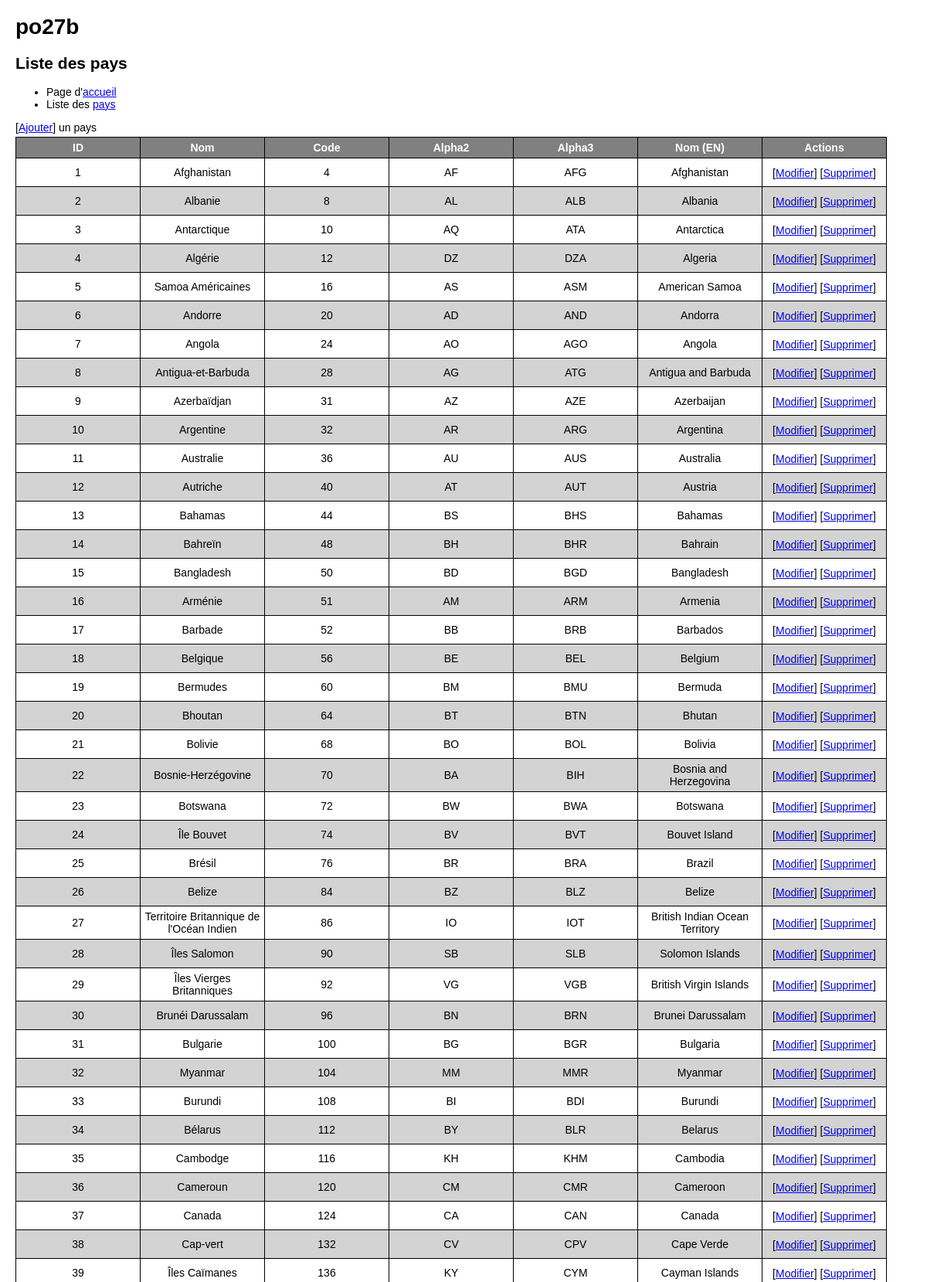
The app's page /liste_pays.php (upper part) with its own data.
### tables this page shows
CREATE TABLE `pays` (
  `id_pays` int(11) NOT NULL,
  `code` int(3) NOT NULL,
  `alpha2` char(2) NOT NULL,
  `alpha3` char(3) NOT NULL,
  `nom_en` varchar(50) NOT NULL,
  `nom_fr` varchar(50) NOT NULL
);

### classes/PaysDAO.php (called while the page is built, shortened)
<?php
class PaysDAO extends DAO {
  function findAll() {
    $sql = "select * from pays";
    try {
      $sth=$this->executer($sql);
      $rows = $sth->fetchAll(PDO::FETCH_ASSOC);
    } catch (PDOException $e) {
      die("Erreur lors de la requête SQL : " . $e->getMessage());
    }
    $les_pays = array();
    foreach ($rows as $row) {
      $les_pays[] = new Pays($row);
    }
    return $les_pays;
  }
}

### classes/DAO.php (called while the page is built)
<?php
class DAO {
  protected $pdo=null;
  function __construct() {
    $dsn = 'mysql:host=' . DB_HOST . ';dbname=' . DB_NAME;
    try {
      $pdo = new PDO($dsn, DB_USER, DB_PASSWORD, array(PDO::MYSQL_ATTR_INIT_COMMAND => "SET NAMES utf8"));
      $pdo->setAttribute(PDO::ATTR_ERRMODE, PDO::ERRMODE_EXCEPTION);
    } catch (PDOException $e) {
      die("Erreur lors de la connexion : " . $e->getMessage());
    }
    $this->pdo = $pdo;
  }
  protected function executer($sql, $params = null) {
    try {
      if ($params == null) {
        $sth = $this->pdo->query($sql);
      } else {
        $sth = $this->pdo->prepare($sql);
        $sth->execute($params);
      }
    } catch (PDOException $e) {
      die("Erreur lors de la requête SQL : " . $e->getMessage()."\nSQL : ".$sql);
    }
    return $sth;
  }
}

### classes/Pays.php (called while the page is built, shortened)
<?php
class Pays
{
    private $id_pays;
    private $code;
    private $alpha2;
    private $alpha3;
    private $nom_en;
    private $nom_fr;
    function get_id_pays() {
      return $this->id_pays;
    }
    function get_code() {
      return $this->code;
    }
    function get_alpha2() {
      return $this->alpha2;
    }
    function get_alpha3() {
      return $this->alpha3;
    }
    function get_nom_en() {
      return $this->nom_en;
    }
    function get_nom_fr() {
      return $this->nom_fr;
    }
    function set_id_pays($id_pays) {
      $this->id_pays = $id_pays;
    }
    function set_code($code) {
      $this->code = $code;
    }
    function set_alpha2($alpha2) {
      $this->alpha2 = $alpha2;
    }
    function set_alpha3($alpha3) {
      $this->alpha3 = $alpha3;
    }
    function set_nom_en($nom_en) {
      $this->nom_en = $nom_en;
    }
    function set_nom_fr($nom_fr) {
      $this->nom_fr = $nom_fr;
    }
    public function fill(array $tableau)
    {
        foreach ($tableau as $cle => $valeur) {
            $methode = 'set_' . $cle;
        }
    }
}

### liste_pays.php (the view, shortened to what this page needs)
<?php
$dao = new PaysDAO();
$les_pays = $dao->findAll();
?>
<!DOCTYPE html>
<html lang="fr">
<head>
  <link rel="stylesheet" type="text/css" href="css/styles.css" />
</head>
<body>
  <h1>po27b</h1>
  <h2>Liste des pays</h2>
  <?php include "menu.php"; ?>
  <p>[<a href="ajouter_pays.php">Ajouter</a>] un pays</p>
  <table>
  <tr>
    <th>ID</th>
    <th>Nom</th>
    <th>Code</th>
    <th>Alpha2</th>
    <th>Alpha3</th>
    <th>Nom (EN)</th>
    <th>Actions</th>
  </tr>
  <?php
  foreach ($les_pays as $pays) {
    echo "<tr>";
    echo "<td>".$pays->get_id_pays()."</td>";
    echo "<td>".$pays->get_nom_fr()."</td>";
    echo "<td>".$pays->get_code()."</td>";
    echo "<td>".$pays->get_alpha2()."</td>";
    echo "<td>".$pays->get_alpha3()."</td>";
    echo "<td>".$pays->get_nom_en()."</td>";
    echo "<td><p>[<a href=\"modifier_pays.php?id=".$pays->get_id_pays()."\">Modifier</a>]&nbsp[<a href=\"supprimer_pays.php?id=".$pays->get_id_pays()."\">Supprimer</a>]</p></td>";
    echo "</tr>";
  }
  ?>
</body>
</html>

### menu.php (shortened to what this page needs)
<ul>
  <li>Page d'<a href="index.php">accueil</a></li>
  <li>Liste des <a href="liste_pays.php">pays</a></li>
</ul>

### css/styles.css (style rules this page uses)
html { font-family: Verdana, Geneva, sans-serif; font-size : 14px; }
p { margin-top: 6px; margin-bottom: 4px; }
table, th, td { border-style: solid; border-width: 1px; border-color: black; border-collapse: collapse; }
body { margin-left:20px; }
tr:nth-child(odd) { background-color: lightgrey; }
tr:nth-child(even) { background-color: white; ; }
th,td { font-family: Verdana, Geneva, sans-serif; font-size : 14px; width:150px; padding: 5px; text-align:center; }
th { background-color: grey; color: white; }
td { color: black; }

### records on screen
pays: id_pays "1", nom_fr "Afghanistan", code "4", alpha2 "AF", alpha3 "AFG", nom_en "Afghanistan"
pays: id_pays "2", nom_fr "Albanie", code "8", alpha2 "AL", alpha3 "ALB", nom_en "Albania"
pays: id_pays "3", nom_fr "Antarctique", code "10", alpha2 "AQ", alpha3 "ATA", nom_en "Antarctica"
pays: id_pays "4", nom_fr "Algérie", code "12", alpha2 "DZ", alpha3 "DZA", nom_en "Algeria"
pays: id_pays "5", nom_fr "Samoa Américaines", code "16", alpha2 "AS", alpha3 "ASM", nom_en "American Samoa"
pays: id_pays "6", nom_fr "Andorre", code "20", alpha2 "AD", alpha3 "AND", nom_en "Andorra"
pays: id_pays "7", nom_fr "Angola", code "24", alpha2 "AO", alpha3 "AGO", nom_en "Angola"
pays: id_pays "8", nom_fr "Antigua-et-Barbuda", code "28", alpha2 "AG", alpha3 "ATG", nom_en "Antigua and Barbuda"
pays: id_pays "9", nom_fr "Azerbaïdjan", code "31", alpha2 "AZ", alpha3 "AZE", nom_en "Azerbaijan"
pays: id_pays "10", nom_fr "Argentine", code "32", alpha2 "AR", alpha3 "ARG", nom_en "Argentina"
pays: id_pays "11", nom_fr "Australie", code "36", alpha2 "AU", alpha3 "AUS", nom_en "Australia"
pays: id_pays "12", nom_fr "Autriche", code "40", alpha2 "AT", alpha3 "AUT", nom_en "Austria"
pays: id_pays "13", nom_fr "Bahamas", code "44", alpha2 "BS", alpha3 "BHS", nom_en "Bahamas"
pays: id_pays "14", nom_fr "Bahreïn", code "48", alpha2 "BH", alpha3 "BHR", nom_en "Bahrain"
pays: id_pays "15", nom_fr "Bangladesh", code "50", alpha2 "BD", alpha3 "BGD", nom_en "Bangladesh"
pays: id_pays "16", nom_fr "Arménie", code "51", alpha2 "AM", alpha3 "ARM", nom_en "Armenia"
pays: id_pays "17", nom_fr "Barbade", code "52", alpha2 "BB", alpha3 "BRB", nom_en "Barbados"
pays: id_pays "18", nom_fr "Belgique", code "56", alpha2 "BE", alpha3 "BEL", nom_en "Belgium"
pays: id_pays "19", nom_fr "Bermudes", code "60", alpha2 "BM", alpha3 "BMU", nom_en "Bermuda"
pays: id_pays "20", nom_fr "Bhoutan", code "64", alpha2 "BT", alpha3 "BTN", nom_en "Bhutan"
pays: id_pays "21", nom_fr "Bolivie", code "68", alpha2 "BO", alpha3 "BOL", nom_en "Bolivia"
pays: id_pays "22", nom_fr "Bosnie-Herzégovine", code "70", alpha2 "BA", alpha3 "BIH", nom_en "Bosnia and Herzegovina"
pays: id_pays "23", nom_fr "Botswana", code "72", alpha2 "BW", alpha3 "BWA", nom_en "Botswana"
pays: id_pays "24", nom_fr "Île Bouvet", code "74", alpha2 "BV", alpha3 "BVT", nom_en "Bouvet Island"
pays: id_pays "25", nom_fr "Brésil", code "76", alpha2 "BR", alpha3 "BRA", nom_en "Brazil"
pays: id_pays "26", nom_fr "Belize", code "84", alpha2 "BZ", alpha3 "BLZ", nom_en "Belize"
pays: id_pays "27", nom_fr "Territoire Britannique de l'Océan Indien", code "86", alpha2 "IO", alpha3 "IOT", nom_en "British Indian Ocean Territory"
pays: id_pays "28", nom_fr "Îles Salomon", code "90", alpha2 "SB", alpha3 "SLB", nom_en "Solomon Islands"
pays: id_pays "29", nom_fr "Îles Vierges Britanniques", code "92", alpha2 "VG", alpha3 "VGB", nom_en "British Virgin Islands"
pays: id_pays "30", nom_fr "Brunéi Darussalam", code "96", alpha2 "BN", alpha3 "BRN", nom_en "Brunei Darussalam"
pays: id_pays "31", nom_fr "Bulgarie", code "100", alpha2 "BG", alpha3 "BGR", nom_en "Bulgaria"
pays: id_pays "32", nom_fr "Myanmar", code "104", alpha2 "MM", alpha3 "MMR", nom_en "Myanmar"
pays: id_pays "33", nom_fr "Burundi", code "108", alpha2 "BI", alpha3 "BDI", nom_en "Burundi"
pays: id_pays "34", nom_fr "Bélarus", code "112", alpha2 "BY", alpha3 "BLR", nom_en "Belarus"
pays: id_pays "35", nom_fr "Cambodge", code "116", alpha2 "KH", alpha3 "KHM", nom_en "Cambodia"
pays: id_pays "36", nom_fr "Cameroun", code "120", alpha2 "CM", alpha3 "CMR", nom_en "Cameroon"
pays: id_pays "37", nom_fr "Canada", code "124", alpha2 "CA", alpha3 "CAN", nom_en "Canada"
pays: id_pays "38", nom_fr "Cap-vert", code "132", alpha2 "CV", alpha3 "CPV", nom_en "Cape Verde"
pays: id_pays "39", nom_fr "Îles Caïmanes", code "136", alpha2 "KY", alpha3 "CYM", nom_en "Cayman Islands"
